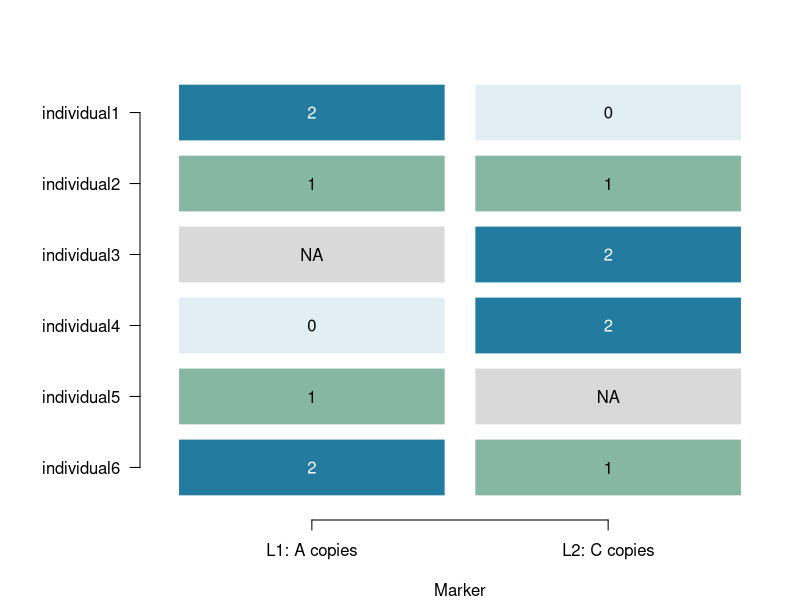

R code for this plot:
## ---- chunk 1
#| label: genotype-matrix
M <- cbind(L1 = c(2L, 1L, NA_integer_, 0L, 1L, 2L),
           L2 = c(0L, 1L, 2L, 2L, NA_integer_, 1L))
rownames(M) <- paste0("individual", 1:6)
markers <- data.frame(marker=c("L1", "L2"),
                      counted_allele=c("A", "C"),
                      other_allele=c("B", "D"))
stopifnot(!anyDuplicated(rownames(M)), !anyDuplicated(colnames(M)),
          identical(colnames(M), markers$marker),
          all(M[!is.na(M)] %in% 0:2))
M
markers
## ---- chunk 2
#| label: inspect-calls
M["individual2", ]
data.frame(marker=colnames(M),
           called=colSums(!is.na(M)),
           missing=colSums(is.na(M)), row.names=NULL)
## ---- chunk 3
#| label: fig-genotype-cells
#| fig-cap: "Called dosages at two hypothetical loci. Gray cells are missing calls; the counted allele differs between columns."
#| fig-width: 7
#| fig-height: 5
local({
  old <- par(mar=c(4,7,3,1)); on.exit(par(old))
  plot(NA,xlim=c(0.5,2.5),ylim=c(0.5,6.5),xaxt="n",yaxt="n",
       xlab="Marker",ylab="",bty="n")
  axis(1,at=1:2,labels=c("L1: A copies","L2: C copies"))
  axis(2,at=6:1,labels=rownames(M),las=1)
  colors <- c("#E1EEF3", "#86B7A3", "#247BA0")
  for (i in 1:6) for (j in 1:2) {
    value <- M[i,j]
    fill <- if (is.na(value)) "#D9D9D9" else colors[value+1L]
    rect(j-0.45,7-i-0.4,j+0.45,7-i+0.4,col=fill,border="white")
    text(j,7-i,if(is.na(value)) "NA" else value,
         col=if(!is.na(value) && value==2) "white" else "black")
  }
})
## ---- chunk 4
#| label: align-individuals
records <- data.frame(individual=c("individual4","individual1","individual6"),
                      hypothetical_trait=c(12,10,15))
position <- match(records$individual,rownames(M))
stopifnot(!anyNA(position), !anyDuplicated(records$individual))
aligned <- M[position,,drop=FALSE]
stopifnot(identical(rownames(aligned),records$individual))
cbind(records,aligned)
## ---- chunk 5
#| label: reverse-allele
A_copies <- M[,"L1"]
B_copies <- 2L-A_copies
comparison <- data.frame(individual=rownames(M), A_copies, B_copies)
comparison
stopifnot(identical(is.na(A_copies),is.na(B_copies)),
          all((A_copies+B_copies)[!is.na(A_copies)]==2))
## ---- chunk 6
#| label: phase-ambiguity
coupling <- rbind(c("A","C"),c("B","D"))
repulsion <- rbind(c("A","D"),c("B","C"))
counted <- c("A","C")
phase_dosage <- function(chromosomes) {
  vapply(1:2,function(j) sum(chromosomes[,j]==counted[j]),integer(1))
}
rbind(coupling=phase_dosage(coupling), repulsion=phase_dosage(repulsion))
stopifnot(identical(phase_dosage(coupling),phase_dosage(repulsion)))
## ---- chunk 7
labels <- c("BB","AB","AA")
decoded <- rep(NA_character_,length(A_copies))
decoded[!is.na(A_copies)] <- labels[A_copies[!is.na(A_copies)]+1L]
data.frame(individual=rownames(M),genotype=decoded)
reordered <- M[,c("L2","L1"),drop=FALSE]
metadata_reordered <- markers[match(colnames(reordered),markers$marker),]
stopifnot(identical(colnames(reordered),metadata_reordered$marker))
metadata_reordered
